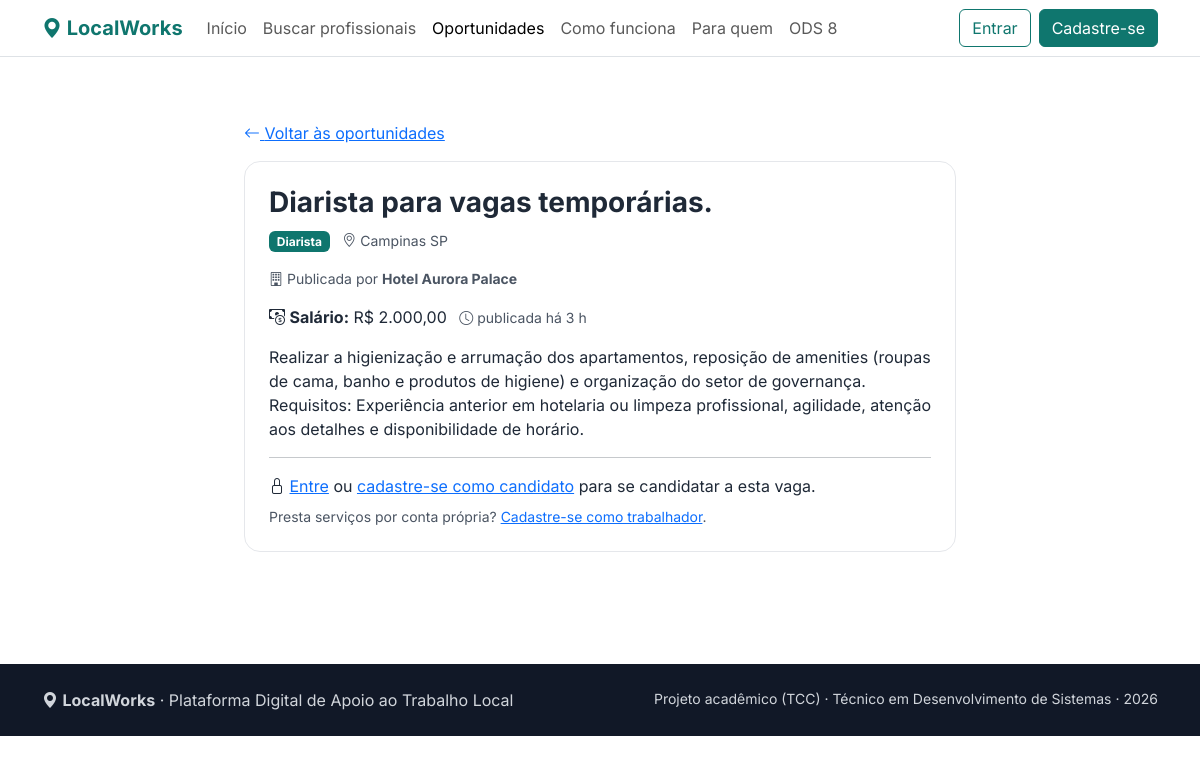
Page /oportunidade_detalhe.php?id=4 on the committed database.
### tables this page shows
CREATE TABLE `oportunidade` (
  `id_oportunidade` int(10) UNSIGNED NOT NULL,
  `titulo` varchar(100) NOT NULL,
  `descricao` text DEFAULT NULL,
  `localizacao` varchar(100) DEFAULT NULL,
  `valor_proposto` decimal(10,2) DEFAULT NULL,
  `publicada` tinyint(1) NOT NULL DEFAULT 1,
  `data_publicacao` datetime NOT NULL DEFAULT current_timestamp(),
  `id_contratante` int(10) UNSIGNED NOT NULL,
  `id_categoria` int(10) UNSIGNED NOT NULL
);

CREATE TABLE `categoria` (
  `id_categoria` int(10) UNSIGNED NOT NULL,
  `nome` varchar(100) NOT NULL,
  `descricao` text DEFAULT NULL,
  `aprovada` tinyint(1) NOT NULL DEFAULT 0
);

CREATE TABLE `contratante` (
  `id_contratante` int(10) UNSIGNED NOT NULL,
  `cnpj` varchar(18) DEFAULT NULL,
  `empresa` varchar(100) DEFAULT NULL
);

### src/Conexao.php (called while the page is built, shortened)
<?php
final class Conexao
{
    private static ?PDO $pdo = null;
    public static function obter(): PDO
    {
        $host = '127.0.0.1';
        $porta = '3306';
        $banco = 'LocalWorks_DB';
        $usuario = 'root';
        $senha = '';
        $dsn = "mysql:host={$host};port={$porta};dbname={$banco};charset=utf8mb4";
        self::$pdo = new PDO($dsn, $usuario, $senha, [
            PDO::ATTR_ERRMODE => PDO::ERRMODE_EXCEPTION,
            PDO::ATTR_DEFAULT_FETCH_MODE => PDO::FETCH_ASSOC,
            PDO::ATTR_EMULATE_PREPARES => false,
        ]);
        return self::$pdo;
    }
}

### src/Oportunidades.php (called while the page is built, shortened)
<?php
require_once __DIR__ . '/Conexao.php';
final class Oportunidades
{
    public static function buscarPorId(int $id): ?array
    {
        $stmt = Conexao::obter()->prepare(
            'SELECT
                o.id_oportunidade,
                o.id_contratante,
                o.titulo,
                o.descricao,
                o.localizacao,
                o.valor_proposto,
                o.data_publicacao,
                c.nome AS categoria,
                ct.empresa,
                u.nome AS contratante,
                u.email,
                u.telefone
             FROM oportunidade o
             INNER JOIN categoria c
                ON c.id_categoria = o.id_categoria
             INNER JOIN contratante ct
                ON ct.id_contratante = o.id_contratante
             INNER JOIN usuario u
                ON u.id_usuario = ct.id_contratante
             WHERE o.id_oportunidade = ?
               AND o.publicada = 1'
        );
        $stmt->execute([$id]);
        return $stmt->fetch() ?: null;
    }
}

### includes/iniciar.php (called while the page is built, shortened)
<?php
require_once __DIR__ . '/../src/Conexao.php';
require_once __DIR__ . '/../src/Painel.php';
require_once __DIR__ . '/../src/Oportunidades.php';
function e(mixed $texto): string
{
    return htmlspecialchars((string) $texto, ENT_QUOTES, 'UTF-8');
}
function formatarValor(mixed $valor): string
{
    return 'R$ ' . number_format((float) $valor, 2, ',', '.');
}
function tempoDecorrido(?string $data): string
{
    try {
        $agora = new DateTimeImmutable('now');
        $inicio = new DateTimeImmutable($data);
    } catch (Throwable $ex) {
        return '';
    }
    $seg = $agora->getTimestamp() - $inicio->getTimestamp();
    if ($seg < 86400) {
        return 'há ' . intdiv($seg, 3600) . ' h';
    }
    return 'em ' . $inicio->format('d/m/Y');
}
function usuarioLogado(): ?array
{
    return $_SESSION['usuario'] ?? null;
}

### public/oportunidade_detalhe.php (the view, shortened to what this page needs)
<?php
require_once __DIR__ . '/../includes/iniciar.php';
$idOp = (int) ($_GET['id'] ?? 0);
$u = usuarioLogado();
$o = null;
try {
    $o = Oportunidades::buscarPorId($idOp);
} catch (Throwable $ex) {
    error_log('oportunidade_detalhe.php: ' . $ex->getMessage());
    $o = null;
}
require_once __DIR__ . '/../includes/cabecalho.php';
?>
<section class="secao">
    <div class="container" style="max-width: 46rem;">
        <a href="oportunidades.php" class="d-inline-block mb-3">
            <i class="bi bi-arrow-left"></i> Voltar às oportunidades
        </a>
        <?php if (!$o): ?>
            <div class="alert alert-warning" role="alert">
                Oportunidade não encontrada ou não está mais disponível.
            </div>
        <?php else: ?>
            <div class="cartao p-4">
                <h1 class="h3 fw-bold mb-2"><?= e($o['titulo']) ?></h1>
                <p class="mb-3">
                    <span class="badge text-bg-primary"><?= e($o['categoria']) ?></span>
                    <span class="small text-secondary ms-2">
                        <i class="bi bi-geo-alt"></i>
                        <?= e($o['localizacao'] ?: 'Local não informado') ?>
                    </span>
                </p>
                <p class="small text-secondary">
                    <i class="bi bi-building"></i>
                    Publicada por <strong><?= e($o['empresa'] ?: $o['contratante']) ?></strong>
                </p>
                <p class="mb-3">
                    <i class="bi bi-cash-coin"></i>
                    <strong>Salário:</strong>
                    <?= e(formatarValor($o['valor_proposto'] ?? null)) ?>
                    <?php if (!empty($o['data_publicacao'])): ?>
                        <span class="small text-secondary ms-2">
                            <i class="bi bi-clock"></i>
                            publicada <?= e(tempoDecorrido($o['data_publicacao'])) ?>
                        </span>
                    <?php endif; ?>
                </p>
                <p>
                    <?= nl2br(e($o['descricao'] ?: 'O contratante não informou uma descrição.')) ?>
                </p>
                <hr>
                <?php if (!$u): ?>
                    <p class="mb-2">
                        <i class="bi bi-lock"></i>
                        <a href="login.php">Entre</a> ou
                        <a href="cadastro.php?tipo=candidato">cadastre-se como candidato</a>
                        para se candidatar a esta vaga.
                    </p>
                    <p class="small text-secondary mb-0">
                        Presta serviços por conta própria?
                        <a href="cadastro.php?tipo=trabalhador">Cadastre-se como trabalhador</a>.
                    </p>
                <?php endif; ?>
            </div>
        <?php endif; ?>
    </div>
</section>
<?php require_once __DIR__ . '/../includes/rodape.php'; ?>

### public/assets/css/estilo.css (style rules this page uses)
:root { --lw-primaria: #0f766e; --lw-primaria-escura: #0b5f59; --lw-destaque: #f59e0b; --bs-primary: #0f766e; --bs-primary-rgb: 15, 118, 110; --bs-link-color: #0f766e; --bs-link-hover-color: #0b5f59; --bs-font-sans-serif: 'Inter', system-ui, -apple-system, 'Segoe UI', sans-serif; }
body { color: #1f2937; }
.secao { padding: 4rem 0; }
.cartao { border: 1px solid #e5e7eb; border-radius: 1rem; transition: transform 0.15s, box-shadow 0.15s; }
.text-secondary { color: #4b5563 !important; }

### rows in the picture
oportunidade: titulo "Diarista para vagas temporárias.", id_categoria.nome "Diarista", localizacao "Campinas SP", id_contratante.empresa "Hotel Aurora Palace", valor_proposto "R$ 2.000,00", data_publicacao "há 3 h", descricao "Realizar a higienização e arrumação dos apartamentos, reposição de amenities (roupas de cama, banho e produtos de higiene) e organização do setor de governança. Requisitos: Experiência anterior em hotelaria ou limpeza profissional, agilidade, atenção aos detalhes e disponibilidade de horário."
